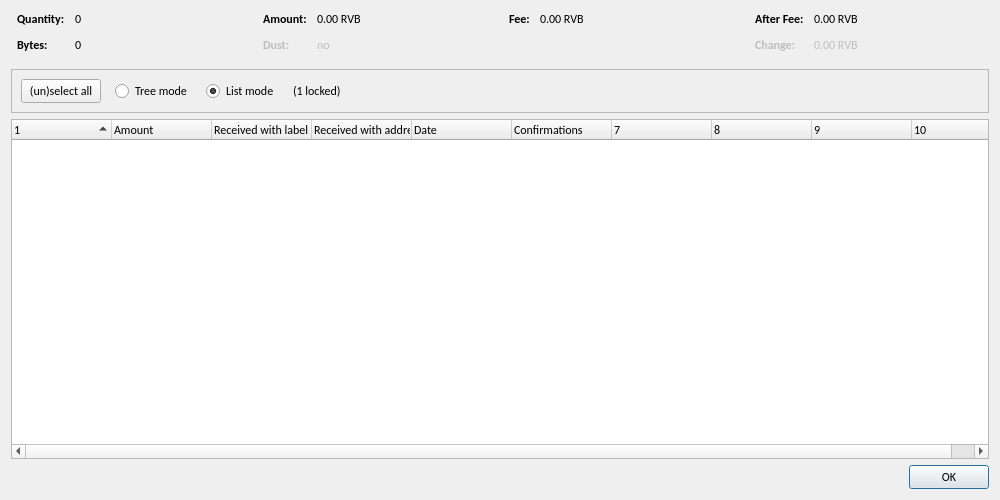
<?xml version="1.0" encoding="UTF-8"?>
<ui version="4.0">
 <class>CoinControlDialog</class>
 <widget class="QDialog" name="CoinControlDialog">
  <property name="geometry">
   <rect>
    <x>0</x>
    <y>0</y>
    <width>1000</width>
    <height>500</height>
   </rect>
  </property>
  <property name="font">
   <font>
    <family>Calibri</family>
   </font>
  </property>
  <property name="windowTitle">
   <string>Coin Selection</string>
  </property>
  <layout class="QVBoxLayout" name="verticalLayout">
   <item>
    <layout class="QHBoxLayout" name="horizontalLayoutTop" stretch="0,0,0,0">
     <property name="topMargin">
      <number>0</number>
     </property>
     <property name="bottomMargin">
      <number>10</number>
     </property>
     <item>
      <layout class="QFormLayout" name="formLayoutCoinControl1">
       <property name="horizontalSpacing">
        <number>10</number>
       </property>
       <property name="verticalSpacing">
        <number>10</number>
       </property>
       <property name="leftMargin">
        <number>6</number>
       </property>
       <property name="rightMargin">
        <number>6</number>
       </property>
       <item row="0" column="0">
        <widget class="QLabel" name="labelCoinControlQuantityText">
         <property name="font">
          <font>
           <family>Calibri</family>
           <weight>75</weight>
           <bold>true</bold>
          </font>
         </property>
         <property name="text">
          <string>Quantity:</string>
         </property>
        </widget>
       </item>
       <item row="0" column="1">
        <widget class="QLabel" name="labelCoinControlQuantity">
         <property name="cursor">
          <cursorShape>IBeamCursor</cursorShape>
         </property>
         <property name="contextMenuPolicy">
          <enum>Qt::ActionsContextMenu</enum>
         </property>
         <property name="text">
          <string notr="true">0</string>
         </property>
         <property name="textInteractionFlags">
          <set>Qt::LinksAccessibleByMouse|Qt::TextSelectableByKeyboard|Qt::TextSelectableByMouse</set>
         </property>
        </widget>
       </item>
       <item row="1" column="0">
        <widget class="QLabel" name="labelCoinControlBytesText">
         <property name="font">
          <font>
           <family>Calibri</family>
           <weight>75</weight>
           <bold>true</bold>
          </font>
         </property>
         <property name="text">
          <string>Bytes:</string>
         </property>
        </widget>
       </item>
       <item row="1" column="1">
        <widget class="QLabel" name="labelCoinControlBytes">
         <property name="cursor">
          <cursorShape>IBeamCursor</cursorShape>
         </property>
         <property name="contextMenuPolicy">
          <enum>Qt::ActionsContextMenu</enum>
         </property>
         <property name="text">
          <string notr="true">0</string>
         </property>
         <property name="textInteractionFlags">
          <set>Qt::LinksAccessibleByMouse|Qt::TextSelectableByKeyboard|Qt::TextSelectableByMouse</set>
         </property>
        </widget>
       </item>
      </layout>
     </item>
     <item>
      <layout class="QFormLayout" name="formLayoutCoinControl2">
       <property name="horizontalSpacing">
        <number>10</number>
       </property>
       <property name="verticalSpacing">
        <number>10</number>
       </property>
       <property name="leftMargin">
        <number>6</number>
       </property>
       <property name="rightMargin">
        <number>6</number>
       </property>
       <item row="0" column="0">
        <widget class="QLabel" name="labelCoinControlAmountText">
         <property name="font">
          <font>
           <family>Calibri</family>
           <weight>75</weight>
           <bold>true</bold>
          </font>
         </property>
         <property name="text">
          <string>Amount:</string>
         </property>
        </widget>
       </item>
       <item row="0" column="1">
        <widget class="QLabel" name="labelCoinControlAmount">
         <property name="cursor">
          <cursorShape>IBeamCursor</cursorShape>
         </property>
         <property name="contextMenuPolicy">
          <enum>Qt::ActionsContextMenu</enum>
         </property>
         <property name="text">
          <string notr="true">0.00 RVB</string>
         </property>
         <property name="textInteractionFlags">
          <set>Qt::LinksAccessibleByMouse|Qt::TextSelectableByKeyboard|Qt::TextSelectableByMouse</set>
         </property>
        </widget>
       </item>
       <item row="1" column="0">
        <widget class="QLabel" name="labelCoinControlLowOutputText">
         <property name="enabled">
          <bool>false</bool>
         </property>
         <property name="font">
          <font>
           <family>Calibri</family>
           <weight>75</weight>
           <bold>true</bold>
          </font>
         </property>
         <property name="text">
          <string>Dust:</string>
         </property>
        </widget>
       </item>
       <item row="1" column="1">
        <widget class="QLabel" name="labelCoinControlLowOutput">
         <property name="enabled">
          <bool>false</bool>
         </property>
         <property name="cursor">
          <cursorShape>IBeamCursor</cursorShape>
         </property>
         <property name="contextMenuPolicy">
          <enum>Qt::ActionsContextMenu</enum>
         </property>
         <property name="text">
          <string notr="true">no</string>
         </property>
         <property name="textInteractionFlags">
          <set>Qt::LinksAccessibleByMouse|Qt::TextSelectableByKeyboard|Qt::TextSelectableByMouse</set>
         </property>
        </widget>
       </item>
      </layout>
     </item>
     <item>
      <layout class="QFormLayout" name="formLayoutCoinControl3">
       <property name="horizontalSpacing">
        <number>10</number>
       </property>
       <property name="verticalSpacing">
        <number>10</number>
       </property>
       <property name="leftMargin">
        <number>6</number>
       </property>
       <property name="rightMargin">
        <number>6</number>
       </property>
       <item row="0" column="0">
        <widget class="QLabel" name="labelCoinControlFeeText">
         <property name="font">
          <font>
           <family>Calibri</family>
           <weight>75</weight>
           <bold>true</bold>
          </font>
         </property>
         <property name="text">
          <string>Fee:</string>
         </property>
        </widget>
       </item>
       <item row="0" column="1">
        <widget class="QLabel" name="labelCoinControlFee">
         <property name="cursor">
          <cursorShape>IBeamCursor</cursorShape>
         </property>
         <property name="contextMenuPolicy">
          <enum>Qt::ActionsContextMenu</enum>
         </property>
         <property name="text">
          <string notr="true">0.00 RVB</string>
         </property>
         <property name="textInteractionFlags">
          <set>Qt::LinksAccessibleByMouse|Qt::TextSelectableByKeyboard|Qt::TextSelectableByMouse</set>
         </property>
        </widget>
       </item>
      </layout>
     </item>
     <item>
      <layout class="QFormLayout" name="formLayoutCoinControl4">
       <property name="horizontalSpacing">
        <number>10</number>
       </property>
       <property name="verticalSpacing">
        <number>10</number>
       </property>
       <property name="leftMargin">
        <number>6</number>
       </property>
       <property name="rightMargin">
        <number>6</number>
       </property>
       <item row="0" column="0">
        <widget class="QLabel" name="labelCoinControlAfterFeeText">
         <property name="font">
          <font>
           <family>Calibri</family>
           <weight>75</weight>
           <bold>true</bold>
          </font>
         </property>
         <property name="text">
          <string>After Fee:</string>
         </property>
        </widget>
       </item>
       <item row="0" column="1">
        <widget class="QLabel" name="labelCoinControlAfterFee">
         <property name="cursor">
          <cursorShape>IBeamCursor</cursorShape>
         </property>
         <property name="contextMenuPolicy">
          <enum>Qt::ActionsContextMenu</enum>
         </property>
         <property name="text">
          <string notr="true">0.00 RVB</string>
         </property>
         <property name="textInteractionFlags">
          <set>Qt::LinksAccessibleByMouse|Qt::TextSelectableByKeyboard|Qt::TextSelectableByMouse</set>
         </property>
        </widget>
       </item>
       <item row="1" column="0">
        <widget class="QLabel" name="labelCoinControlChangeText">
         <property name="enabled">
          <bool>false</bool>
         </property>
         <property name="font">
          <font>
           <family>Calibri</family>
           <weight>75</weight>
           <bold>true</bold>
          </font>
         </property>
         <property name="text">
          <string>Change:</string>
         </property>
        </widget>
       </item>
       <item row="1" column="1">
        <widget class="QLabel" name="labelCoinControlChange">
         <property name="enabled">
          <bool>false</bool>
         </property>
         <property name="cursor">
          <cursorShape>IBeamCursor</cursorShape>
         </property>
         <property name="contextMenuPolicy">
          <enum>Qt::ActionsContextMenu</enum>
         </property>
         <property name="text">
          <string notr="true">0.00 RVB</string>
         </property>
         <property name="textInteractionFlags">
          <set>Qt::LinksAccessibleByMouse|Qt::TextSelectableByKeyboard|Qt::TextSelectableByMouse</set>
         </property>
        </widget>
       </item>
      </layout>
     </item>
    </layout>
   </item>
   <item>
    <widget class="QFrame" name="frame">
     <property name="minimumSize">
      <size>
       <width>0</width>
       <height>40</height>
      </size>
     </property>
     <property name="frameShape">
      <enum>QFrame::StyledPanel</enum>
     </property>
     <property name="frameShadow">
      <enum>QFrame::Sunken</enum>
     </property>
     <layout class="QHBoxLayout" name="horizontalLayout">
      <item>
       <layout class="QHBoxLayout" name="horizontalLayoutPanel" stretch="0,0,0,0,0">
        <property name="spacing">
         <number>14</number>
        </property>
        <item>
         <widget class="QPushButton" name="pushButtonSelectAll">
          <property name="sizePolicy">
           <sizepolicy hsizetype="Maximum" vsizetype="Fixed">
            <horstretch>0</horstretch>
            <verstretch>0</verstretch>
           </sizepolicy>
          </property>
          <property name="text">
           <string>(un)select all</string>
          </property>
          <property name="autoDefault">
           <bool>false</bool>
          </property>
         </widget>
        </item>
        <item>
         <widget class="QRadioButton" name="radioTreeMode">
          <property name="sizePolicy">
           <sizepolicy hsizetype="Maximum" vsizetype="Fixed">
            <horstretch>0</horstretch>
            <verstretch>0</verstretch>
           </sizepolicy>
          </property>
          <property name="text">
           <string>Tree mode</string>
          </property>
         </widget>
        </item>
        <item>
         <widget class="QRadioButton" name="radioListMode">
          <property name="sizePolicy">
           <sizepolicy hsizetype="Maximum" vsizetype="Fixed">
            <horstretch>0</horstretch>
            <verstretch>0</verstretch>
           </sizepolicy>
          </property>
          <property name="text">
           <string>List mode</string>
          </property>
          <property name="checked">
           <bool>true</bool>
          </property>
         </widget>
        </item>
        <item>
         <widget class="QLabel" name="labelLocked">
          <property name="text">
           <string notr="true">(1 locked)</string>
          </property>
         </widget>
        </item>
        <item>
         <spacer name="horizontalSpacer">
          <property name="orientation">
           <enum>Qt::Horizontal</enum>
          </property>
          <property name="sizeHint" stdset="0">
           <size>
            <width>40</width>
            <height>20</height>
           </size>
          </property>
         </spacer>
        </item>
       </layout>
      </item>
     </layout>
    </widget>
   </item>
   <item>
    <widget class="CoinControlTreeWidget" name="treeWidget">
     <property name="contextMenuPolicy">
      <enum>Qt::CustomContextMenu</enum>
     </property>
     <property name="sortingEnabled">
      <bool>false</bool>
     </property>
     <property name="columnCount">
      <number>10</number>
     </property>
     <attribute name="headerShowSortIndicator" stdset="0">
      <bool>true</bool>
     </attribute>
     <attribute name="headerStretchLastSection">
      <bool>false</bool>
     </attribute>
     <column>
      <property name="text">
       <string/>
      </property>
     </column>
     <column>
      <property name="text">
       <string>Amount</string>
      </property>
     </column>
     <column>
      <property name="text">
       <string>Received with label</string>
      </property>
     </column>
     <column>
      <property name="text">
       <string>Received with address</string>
      </property>
     </column>
     <column>
      <property name="text">
       <string>Date</string>
      </property>
     </column>
     <column>
      <property name="text">
       <string>Confirmations</string>
      </property>
      <property name="toolTip">
       <string>Confirmed</string>
      </property>
     </column>
     <column>
      <property name="text">
       <string/>
      </property>
     </column>
     <column>
      <property name="text">
       <string/>
      </property>
     </column>
     <column>
      <property name="text">
       <string/>
      </property>
     </column>
     <column>
      <property name="text">
       <string/>
      </property>
     </column>
    </widget>
   </item>
   <item>
    <widget class="QDialogButtonBox" name="buttonBox">
     <property name="orientation">
      <enum>Qt::Horizontal</enum>
     </property>
     <property name="standardButtons">
      <set>QDialogButtonBox::Ok</set>
     </property>
    </widget>
   </item>
  </layout>
 </widget>
 <customwidgets>
  <customwidget>
   <class>CoinControlTreeWidget</class>
   <extends>QTreeWidget</extends>
   <header>qt/coincontroltreewidget.h</header>
  </customwidget>
 </customwidgets>
 <resources/>
 <connections/>
</ui>
